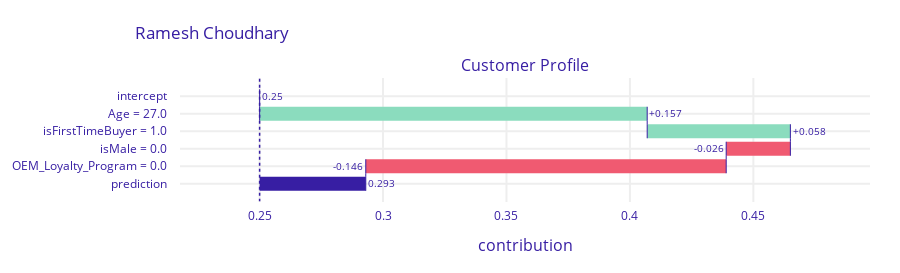
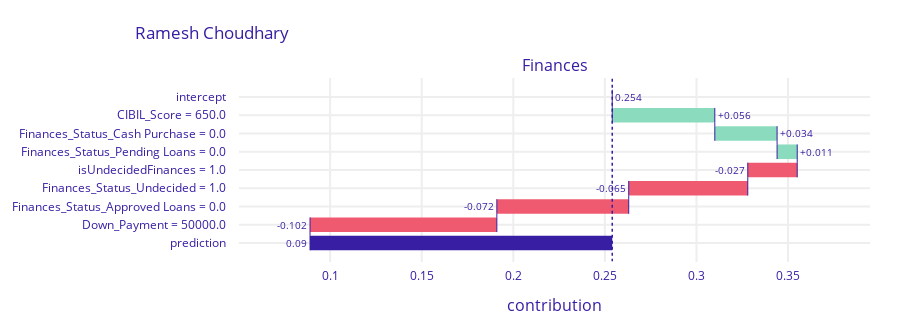
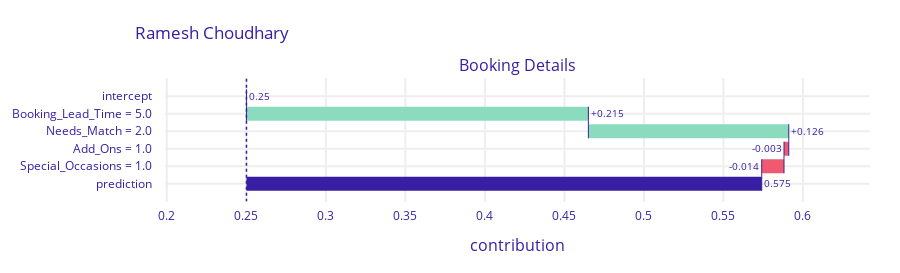
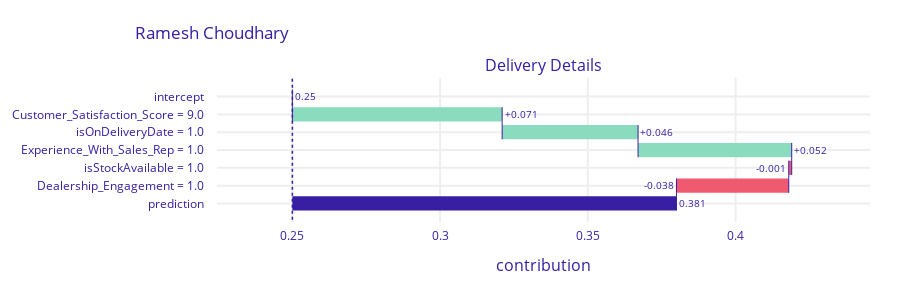

The cell these charts' notebook holds for them, in order:
### Code cell
# lets find the index of a user
def getValuesofCustomer(person):
    index = np.where(df_index['Customer name'] == person)[0][0]
    to_predicted = X.iloc[int(index)]

    model1values = [to_predicted[df_Customerprofile.columns]]
    exp = dx.Explainer(logisticmodel1, df_Customerprofile, y)
    breakdown = exp.predict_parts(to_predicted[df_Customerprofile.columns], type='break_down', label='Customer Profile')
    breakdown.plot(title=person)

    model2values = [to_predicted[df_Finance.columns]]
    exp = dx.Explainer(logisticmodel2, df_Finance, y)
    breakdown = exp.predict_parts(to_predicted[df_Finance.columns], type='break_down', label='Finances')
    breakdown.plot(title=person)

    model3values = [to_predicted[df_Bookingdetails.columns]]
    exp = dx.Explainer(logisticmodel3, df_Bookingdetails, y)
    breakdown = exp.predict_parts(to_predicted[df_Bookingdetails.columns], type='break_down', label='Booking Details')
    breakdown.plot(title=person)

    model4values = [to_predicted[df_deliveryDetails.columns]]
    exp = dx.Explainer(logisticmodel4, df_deliveryDetails, y)
    breakdown = exp.predict_parts(to_predicted[df_deliveryDetails.columns], type='break_down', label='Delivery Details')
    breakdown.plot(title=person)

    finalresult  = logisticmodel1.predict_proba(model1values)[:,1][0] + logisticmodel2.predict_proba(model2values)[:,1][0] + logisticmodel3.predict_proba(model3values)[:,1][0] + logisticmodel4.predict_proba(model4values)[:,1][0]
    return round((finalresult * 100) / 4,2)

print("Final Prbability: ", getValuesofCustomer('Ramesh Choudhary'))

### Figure 1 — Plotly figure (JSON) as saved in the notebook; plotly's stock layout.template omitted (floating-point values rounded to 4 significant figures)
{"data": [{"base": 0.25, "connector": {"line": {"color": "#371ea3", "dash": "solid", "width": 1}, "mode": "spanning"}, "decreasing": {"marker": {"color": "#f05a71"}}, "hoverinfo": "text+delta", "hoverlabel": {"bgcolor": "rgba(0,0,0,0.8)"}, "hovertext": ["Average response: 0.25<br>Prediction: 0.293", "Age = 27.0<br>increases average response by", "isFirstTimeBuyer = 1.0<br>increases average response by", "isMale = 0.0<br>decreases average response by", "OEM_Loyalty_Program = 0.0<br>decreases average response by", "Average response: 0.25<br>Prediction: 0.293"], "increasing": {"marker": {"color": "#8bdcbe"}}, "measure": ["relative", "relative", "relative", "relative", "relative", "total"], "orientation": "h", "showlegend": false, "text": ["0.25", "+0.157", "+0.058", "-0.026", "-0.146", "0.293"], "textposition": "outside", "totals": {"marker": {"color": "#371ea3"}}, "type": "waterfall", "x": [0, 0.157, 0.058, -0.026, -0.146, 0.043], "xaxis": "x", "y": ["intercept", "Age = 27.0", "isFirstTimeBuyer = 1.0", "isMale = 0.0", "OEM_Loyalty_Program = 0.0", "prediction"], "yaxis": "y"}], "layout": {"annotations": [{"font": {"size": 16}, "showarrow": false, "text": "Customer Profile", "x": 0.5, "xanchor": "center", "xref": "paper", "y": 1, "yanchor": "bottom", "yref": "paper"}, {"font": {"size": 16}, "showarrow": false, "text": "contribution", "x": 0.5, "xanchor": "center", "xref": "paper", "y": 0, "yanchor": "top", "yref": "paper", "yshift": -30}], "font": {"color": "#371ea3"}, "height": 273, "margin": {"b": 71, "r": 30, "t": 78}, "shapes": [{"line": {"color": "#371ea3", "dash": "dot", "width": 1.5}, "type": "line", "x0": 0.25, "x1": 0.25, "xref": "x", "y0": -1, "y1": 6, "yref": "y"}], "title": {"text": "Ramesh Choudhary", "x": 0.15}, "xaxis": {"anchor": "y", "automargin": true, "domain": [0, 1], "fixedrange": true, "gridwidth": 2, "range": [0.2177, 0.4973], "tickcolor": "white", "ticklen": 3, "ticks": "outside", "type": "linear", "zeroline": false}, "yaxis": {"anchor": "x", "automargin": true, "autorange": "reversed", "domain": [0, 1], "fixedrange": true, "gridwidth": 2, "tickcolor": "white", "ticklen": 10, "ticks": "outside", "type": "category"}}}

### Figure 2 — Plotly figure (JSON) as saved in the notebook; plotly's stock layout.template omitted (floating-point values rounded to 4 significant figures)
{"data": [{"base": 0.254, "connector": {"line": {"color": "#371ea3", "dash": "solid", "width": 1}, "mode": "spanning"}, "decreasing": {"marker": {"color": "#f05a71"}}, "hoverinfo": "text+delta", "hoverlabel": {"bgcolor": "rgba(0,0,0,0.8)"}, "hovertext": ["Average response: 0.254<br>Prediction: 0.09", "CIBIL_Score = 650.0<br>increases average response by", "Finances_Status_Cash Purchase = 0.0<br>increases average response by", "Finances_Status_Pending Loans = 0.0<br>increases average response by", "isUndecidedFinances = 1.0<br>decreases average response by", "Finances_Status_Undecided = 1.0<br>decreases average response by", "Finances_Status_Approved Loans = 0.0<br>decreases average response by", "Down_Payment = 50000.0<br>decreases average response by", "Average response: 0.254<br>Prediction: 0.09"], "increasing": {"marker": {"color": "#8bdcbe"}}, "measure": ["relative", "relative", "relative", "relative", "relative", "relative", "relative", "relative", "total"], "orientation": "h", "showlegend": false, "text": ["0.254", "+0.056", "+0.034", "+0.011", "-0.027", "-0.065", "-0.072", "-0.102", "0.09"], "textposition": "outside", "totals": {"marker": {"color": "#371ea3"}}, "type": "waterfall", "x": [0, 0.056, 0.034, 0.011, -0.027, -0.065, -0.072, -0.102, -0.164], "xaxis": "x", "y": ["intercept", "CIBIL_Score = 650.0", "Finances_Status_Cash Purchase = 0.0", "Finances_Status_Pending Loans = 0.0", "isUndecidedFinances = 1.0", "Finances_Status_Undecided = 1.0", "Finances_Status_Approved Loans = 0.0", "Down_Payment = 50000.0", "prediction"], "yaxis": "y"}], "layout": {"annotations": [{"font": {"size": 16}, "showarrow": false, "text": "Finances", "x": 0.5, "xanchor": "center", "xref": "paper", "y": 1, "yanchor": "bottom", "yref": "paper"}, {"font": {"size": 16}, "showarrow": false, "text": "contribution", "x": 0.5, "xanchor": "center", "xref": "paper", "y": 0, "yanchor": "top", "yref": "paper", "yshift": -30}], "font": {"color": "#371ea3"}, "height": 333, "margin": {"b": 71, "r": 30, "t": 78}, "shapes": [{"line": {"color": "#371ea3", "dash": "dot", "width": 1.5}, "type": "line", "x0": 0.254, "x1": 0.254, "xref": "x", "y0": -1, "y1": 9, "yref": "y"}], "title": {"text": "Ramesh Choudhary", "x": 0.15}, "xaxis": {"anchor": "y", "automargin": true, "domain": [0, 1], "fixedrange": true, "gridwidth": 2, "range": [0.05025, 0.3947], "tickcolor": "white", "ticklen": 3, "ticks": "outside", "type": "linear", "zeroline": false}, "yaxis": {"anchor": "x", "automargin": true, "autorange": "reversed", "domain": [0, 1], "fixedrange": true, "gridwidth": 2, "tickcolor": "white", "ticklen": 10, "ticks": "outside", "type": "category"}}}

### Figure 3 — Plotly figure (JSON) as saved in the notebook; plotly's stock layout.template omitted (floating-point values rounded to 4 significant figures)
{"data": [{"base": 0.2501, "connector": {"line": {"color": "#371ea3", "dash": "solid", "width": 1}, "mode": "spanning"}, "decreasing": {"marker": {"color": "#f05a71"}}, "hoverinfo": "text+delta", "hoverlabel": {"bgcolor": "rgba(0,0,0,0.8)"}, "hovertext": ["Average response: 0.25<br>Prediction: 0.575", "Booking_Lead_Time = 5.0<br>increases average response by", "Needs_Match = 2.0<br>increases average response by", "Add_Ons = 1.0<br>decreases average response by", "Special_Occasions = 1.0<br>decreases average response by", "Average response: 0.25<br>Prediction: 0.575"], "increasing": {"marker": {"color": "#8bdcbe"}}, "measure": ["relative", "relative", "relative", "relative", "relative", "total"], "orientation": "h", "showlegend": false, "text": ["0.25", "+0.215", "+0.126", "-0.003", "-0.014", "0.575"], "textposition": "outside", "totals": {"marker": {"color": "#371ea3"}}, "type": "waterfall", "x": [0, 0.215, 0.126, -0.003, -0.014, 0.324], "xaxis": "x", "y": ["intercept", "Booking_Lead_Time = 5.0", "Needs_Match = 2.0", "Add_Ons = 1.0", "Special_Occasions = 1.0", "prediction"], "yaxis": "y"}], "layout": {"annotations": [{"font": {"size": 16}, "showarrow": false, "text": "Booking Details", "x": 0.5, "xanchor": "center", "xref": "paper", "y": 1, "yanchor": "bottom", "yref": "paper"}, {"font": {"size": 16}, "showarrow": false, "text": "contribution", "x": 0.5, "xanchor": "center", "xref": "paper", "y": 0, "yanchor": "top", "yref": "paper", "yshift": -30}], "font": {"color": "#371ea3"}, "height": 273, "margin": {"b": 71, "r": 30, "t": 78}, "shapes": [{"line": {"color": "#371ea3", "dash": "dot", "width": 1.5}, "type": "line", "x0": 0.2501, "x1": 0.2501, "xref": "x", "y0": -1, "y1": 6, "yref": "y"}], "title": {"text": "Ramesh Choudhary", "x": 0.15}, "xaxis": {"anchor": "y", "automargin": true, "domain": [0, 1], "fixedrange": true, "gridwidth": 2, "range": [0.1988, 0.6421], "tickcolor": "white", "ticklen": 3, "ticks": "outside", "type": "linear", "zeroline": false}, "yaxis": {"anchor": "x", "automargin": true, "autorange": "reversed", "domain": [0, 1], "fixedrange": true, "gridwidth": 2, "tickcolor": "white", "ticklen": 10, "ticks": "outside", "type": "category"}}}

### Figure 4 — Plotly figure (JSON) as saved in the notebook; plotly's stock layout.template omitted (floating-point values rounded to 4 significant figures)
{"data": [{"base": 0.25, "connector": {"line": {"color": "#371ea3", "dash": "solid", "width": 1}, "mode": "spanning"}, "decreasing": {"marker": {"color": "#f05a71"}}, "hoverinfo": "text+delta", "hoverlabel": {"bgcolor": "rgba(0,0,0,0.8)"}, "hovertext": ["Average response: 0.25<br>Prediction: 0.381", "Customer_Satisfaction_Score = 9.0<br>increases average response by", "isOnDeliveryDate = 1.0<br>increases average response by", "Experience_With_Sales_Rep = 1.0<br>increases average response by", "isStockAvailable = 1.0<br>decreases average response by", "Dealership_Engagement = 1.0<br>decreases average response by", "Average response: 0.25<br>Prediction: 0.381"], "increasing": {"marker": {"color": "#8bdcbe"}}, "measure": ["relative", "relative", "relative", "relative", "relative", "relative", "total"], "orientation": "h", "showlegend": false, "text": ["0.25", "+0.071", "+0.046", "+0.052", "-0.001", "-0.038", "0.381"], "textposition": "outside", "totals": {"marker": {"color": "#371ea3"}}, "type": "waterfall", "x": [0, 0.071, 0.046, 0.052, -0.001, -0.038, 0.131], "xaxis": "x", "y": ["intercept", "Customer_Satisfaction_Score = 9.0", "isOnDeliveryDate = 1.0", "Experience_With_Sales_Rep = 1.0", "isStockAvailable = 1.0", "Dealership_Engagement = 1.0", "prediction"], "yaxis": "y"}], "layout": {"annotations": [{"font": {"size": 16}, "showarrow": false, "text": "Delivery Details", "x": 0.5, "xanchor": "center", "xref": "paper", "y": 1, "yanchor": "bottom", "yref": "paper"}, {"font": {"size": 16}, "showarrow": false, "text": "contribution", "x": 0.5, "xanchor": "center", "xref": "paper", "y": 0, "yanchor": "top", "yref": "paper", "yshift": -30}], "font": {"color": "#371ea3"}, "height": 293, "margin": {"b": 71, "r": 30, "t": 78}, "shapes": [{"line": {"color": "#371ea3", "dash": "dot", "width": 1.5}, "type": "line", "x0": 0.25, "x1": 0.25, "xref": "x", "y0": -1, "y1": 7, "yref": "y"}], "title": {"text": "Ramesh Choudhary", "x": 0.15}, "xaxis": {"anchor": "y", "automargin": true, "domain": [0, 1], "fixedrange": true, "gridwidth": 2, "range": [0.2245, 0.4455], "tickcolor": "white", "ticklen": 3, "ticks": "outside", "type": "linear", "zeroline": false}, "yaxis": {"anchor": "x", "automargin": true, "autorange": "reversed", "domain": [0, 1], "fixedrange": true, "gridwidth": 2, "tickcolor": "white", "ticklen": 10, "ticks": "outside", "type": "category"}}}
